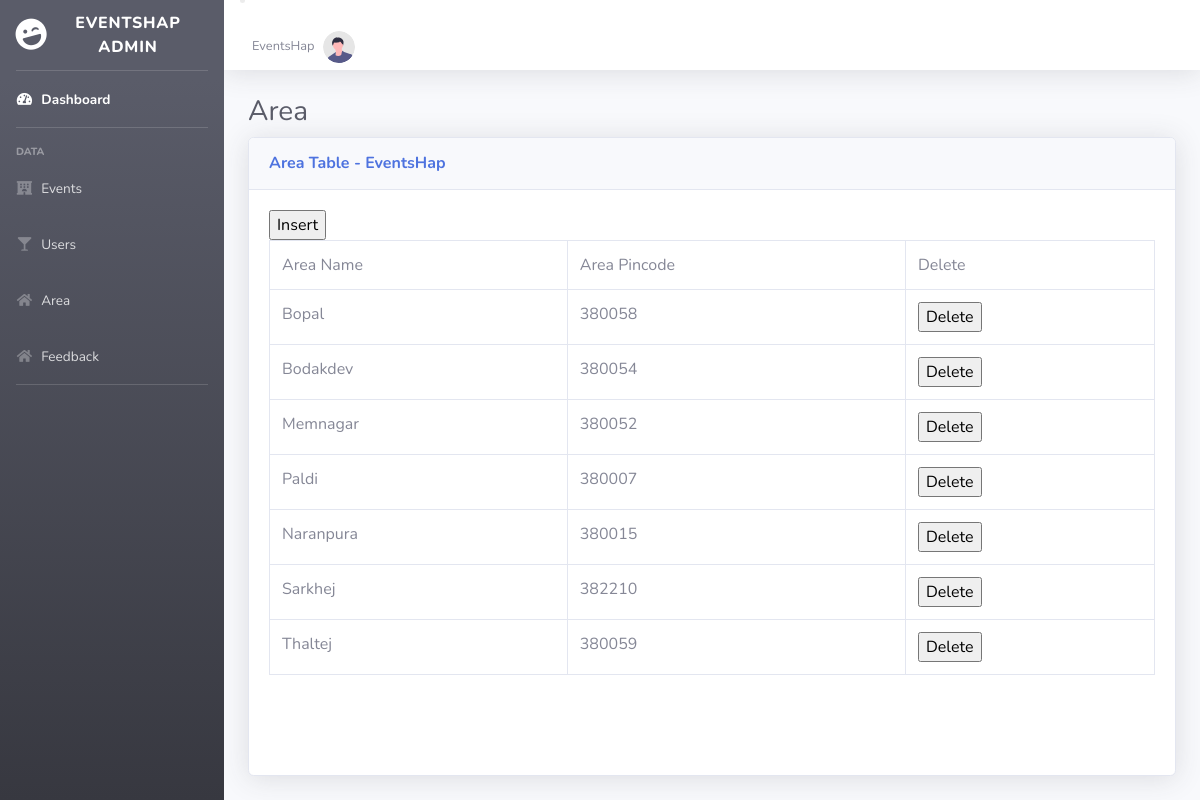
The page /admin/area.php (signed in) on the database its author committed.
### tables this page shows
CREATE TABLE `area` (
  `area_id` int(9) NOT NULL,
  `area_name` char(20) NOT NULL,
  `area_pincode` int(6) NOT NULL
);

### admin/area.php (the view, shortened to what this page needs)
 <?php
include('includes/header.php');
include('includes/navbar.php');
include('includes/topbar.php');
?>
                <div class="container-fluid">
                    <h1 class="h3 mb-2 text-gray-800">Area</h1>
                    <div class="card shadow mb-4">
                        <div class="card-header py-3">
                            <h6 class="m-0 font-weight-bold text-primary">Area Table - EventsHap</h6>
                        </div>
                        <div class="card-body">
                            <div class="table-responsive">
                                <table class="table table-bordered" id="dataTable" width="100%" cellspacing="0">
                                    <?php
                                    echo '<input type="button" value="Insert" id="butInsert"  onclick="InsertRecord()"></td>';
                                        $connection = new mysqli("localhost","root","","eventshap");
                                           $query="Select mm. area_id,
                                                                    area_name as 'Area Name',
                                                                    area_pincode as 'Area Pincode'
                                                                    from area mm
                                                                    order by area_id";
                                            $result= $connection->query($query);
                                            $rowcount=mysqli_num_rows($result);
                                            $fieldinfo = $result -> fetch_fields();
                                            if ($rowcount>0)
                                            {
                                                echo '<tr>';
                                                $i=1;
                                                foreach ($fieldinfo as $val)
                                                {
                                                    if($i==1)
                                                    {
                                                      echo '<td style="display:none;">' . $val->name . '</td>';
                                                    }
                                                   else
                                                   {
                                                   echo '<td>' . $val->name . '</td>';
                                                   }
                                                     $i=$i+1;
                                                }
                                                echo '<td>Delete</td></tr>';
                                              while ($row = $result ->fetch_assoc())
                                              {
                                                echo '<tr>';
                                                $i=1;
                                                foreach ($fieldinfo as $val)
                                                {
                                                    if($i==1)
                                                    {
                                                          echo '<td style="display:none;">' . $row[$val->name] . '</td>';
                                                    }
                                                else
                                                {
                                                  echo '<td>' . $row[$val->name] . '</td>';
                                                }
                                                $i=$i+1;
                                                }
                                                  echo '<td><input type="button" value="Delete" id="butdel'. $row["area_id"] .'" onclick="DeleteRecord('. $row["area_id"] .')"></td>';
                                                  echo '</tr>';
                                              }
                                            }
                                    ?>
                                </table>
            </div>
 <?php
include('includes/footer.php');
?>

### rows shown on the page
area: area_name "Bopal", area_pincode "380058"
area: area_name "Bodakdev", area_pincode "380054"
area: area_name "Memnagar", area_pincode "380052"
area: area_name "Paldi", area_pincode "380007"
area: area_name "Naranpura", area_pincode "380015"
area: area_name "Sarkhej", area_pincode "382210"
area: area_name "Thaltej", area_pincode "380059"

### other values the page prints
$val->name "Area Name"
$val->name "Area Pincode"
